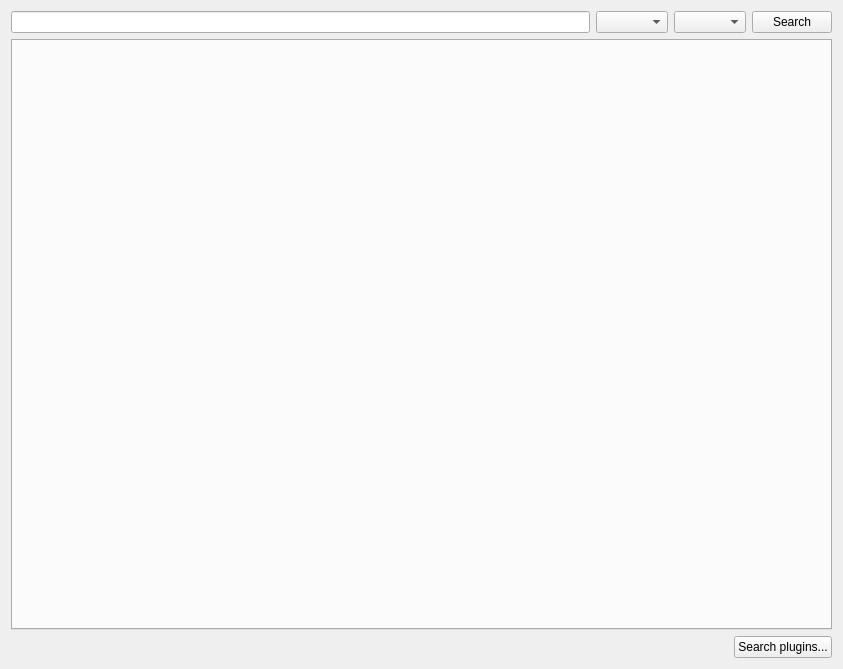
<?xml version="1.0" encoding="UTF-8"?>
<ui version="4.0">
    <class>SearchWidget</class>
    <widget class="QWidget" name="SearchWidget">
        <property name="geometry">
            <rect>
                <x>0</x>
                <y>0</y>
                <width>843</width>
                <height>669</height>
            </rect>
        </property>
        <property name="windowTitle">
            <string>Search</string>
        </property>
        <layout class="QVBoxLayout" name="verticalLayout_3">
            <item>
                <layout class="QHBoxLayout" name="searchBarLayout">
                    <item>
                        <widget class="LineEdit" name="lineEditSearchPattern"/>
                    </item>
                    <item>
                        <widget class="QComboBox" name="comboCategory">
                            <property name="sizePolicy">
                                <sizepolicy hsizetype="Preferred" vsizetype="Preferred">
                                    <horstretch>0</horstretch>
                                    <verstretch>0</verstretch>
                                </sizepolicy>
                            </property>
                        </widget>
                    </item>
                    <item>
                        <widget class="QComboBox" name="selectPlugin">
                            <property name="sizePolicy">
                                <sizepolicy hsizetype="Preferred" vsizetype="Preferred">
                                    <horstretch>0</horstretch>
                                    <verstretch>0</verstretch>
                                </sizepolicy>
                            </property>
                        </widget>
                    </item>
                    <item>
                        <widget class="QPushButton" name="searchButton">
                            <property name="sizePolicy">
                                <sizepolicy hsizetype="Minimum" vsizetype="Preferred">
                                    <horstretch>0</horstretch>
                                    <verstretch>0</verstretch>
                                </sizepolicy>
                            </property>
                            <property name="text">
                                <string>Search</string>
                            </property>
                        </widget>
                    </item>
                </layout>
            </item>
            <item>
                <widget class="QStackedWidget" name="stackedPages">
                    <property name="currentIndex">
                        <number>1</number>
                    </property>
                    <widget class="QWidget" name="emptyPage">
                        <layout class="QVBoxLayout" name="verticalLayout">
                            <property name="leftMargin">
                                <number>0</number>
                            </property>
                            <property name="topMargin">
                                <number>0</number>
                            </property>
                            <property name="rightMargin">
                                <number>0</number>
                            </property>
                            <property name="bottomMargin">
                                <number>0</number>
                            </property>
                            <item>
                                <widget class="QLabel" name="label">
                                    <property name="text">
                                        <string>There aren't any search plugins installed.
                                            Click the &quot;Search plugins...&quot; button at the bottom right of the window to install some.
                                        </string>
                                    </property>
                                    <property name="alignment">
                                        <set>Qt::AlignCenter</set>
                                    </property>
                                </widget>
                            </item>
                        </layout>
                    </widget>
                    <widget class="QWidget" name="searchPage">
                        <layout class="QVBoxLayout" name="verticalLayout_2">
                            <property name="leftMargin">
                                <number>0</number>
                            </property>
                            <property name="topMargin">
                                <number>0</number>
                            </property>
                            <property name="rightMargin">
                                <number>0</number>
                            </property>
                            <property name="bottomMargin">
                                <number>0</number>
                            </property>
                            <item>
                                <widget class="QTabWidget" name="tabWidget">
                                    <property name="tabsClosable">
                                        <bool>true</bool>
                                    </property>
                                </widget>
                            </item>
                        </layout>
                    </widget>
                </widget>
            </item>
            <item>
                <layout class="QHBoxLayout" name="layout2">
                    <item>
                        <spacer name="spacer2">
                            <property name="orientation">
                                <enum>Qt::Horizontal</enum>
                            </property>
                            <property name="sizeHint" stdset="0">
                                <size>
                                    <width>0</width>
                                    <height>0</height>
                                </size>
                            </property>
                        </spacer>
                    </item>
                    <item>
                        <widget class="QPushButton" name="pluginsButton">
                            <property name="text">
                                <string>Search plugins...</string>
                            </property>
                        </widget>
                    </item>
                </layout>
            </item>
        </layout>
    </widget>
    <customwidgets>
        <customwidget>
            <class>LineEdit</class>
            <extends>QLineEdit</extends>
            <header>gui/lineedit.h</header>
        </customwidget>
    </customwidgets>
    <resources/>
    <connections/>
</ui>
